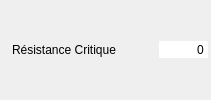
       <widget class="QWidget" name="widget_r_cc" native="true">
        <property name="minimumSize">
         <size>
          <width>200</width>
          <height>26</height>
         </size>
        </property>
        <layout class="QHBoxLayout" name="horizontalLayout_15">
         <property name="spacing">
          <number>2</number>
         </property>
         <property name="leftMargin">
          <number>3</number>
         </property>
         <property name="topMargin">
          <number>3</number>
         </property>
         <property name="rightMargin">
          <number>3</number>
         </property>
         <property name="bottomMargin">
          <number>3</number>
         </property>
         <item>
          <widget class="QLabel" name="label_29">
           <property name="text">
            <string/>
           </property>
           <property name="pixmap">
            <pixmap resource="../images/images.qrc">:/Aptitudes/resistance_critique.png</pixmap>
           </property>
          </widget>
         </item>
         <item>
          <widget class="QLabel" name="label_r_cc">
           <property name="text">
            <string>Résistance Critique </string>
           </property>
          </widget>
         </item>
         <item>
          <spacer name="horizontalSpacer_16">
           <property name="orientation">
            <enum>Qt::Horizontal</enum>
           </property>
           <property name="sizeHint" stdset="0">
            <size>
             <width>37</width>
             <height>12</height>
            </size>
           </property>
          </spacer>
         </item>
         <item>
          <widget class="QSpinBox" name="sp_r_cc">
           <property name="focusPolicy">
            <enum>Qt::NoFocus</enum>
           </property>
           <property name="autoFillBackground">
            <bool>true</bool>
           </property>
           <property name="frame">
            <bool>false</bool>
           </property>
           <property name="alignment">
            <set>Qt::AlignRight|Qt::AlignTrailing|Qt::AlignVCenter</set>
           </property>
           <property name="buttonSymbols">
            <enum>QAbstractSpinBox::NoButtons</enum>
           </property>
           <property name="suffix">
            <string/>
           </property>
           <property name="minimum">
            <number>-999999</number>
           </property>
           <property name="maximum">
            <number>9999999</number>
           </property>
           <property name="stepType">
            <enum>QAbstractSpinBox::DefaultStepType</enum>
           </property>
          </widget>
         </item>
        </layout>
       </widget>
